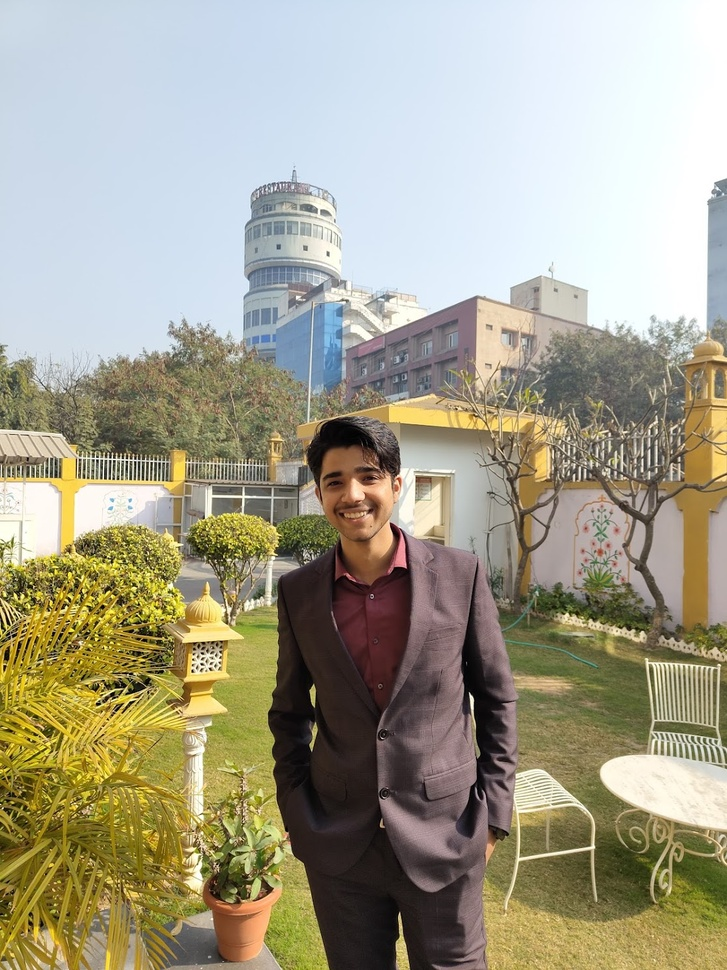
#> input picture opencv/pk.jpg, 727 x 970 px, shrunk from 1116 x 1488 before the run, found by its file name
$ python opencv_basics.py
#> lines starting #> are read from the running program, lines starting #| are printed output that depends on the picture
import cv2

# 1. Check OpenCV version
print(cv2.__version__)

# 2. Read the image it means we are importing the image along with the path
image = cv2.imread("opencv/pk.jpg")
#> image is the input picture: shape (970, 727, 3); mean B, G, R 139.7, 160, 164.1

# 3. Check what type of data the image is
print(type(image))
#| <class 'numpy.ndarray'>

# 4. Check image dimensions
print(image.shape)
#| (970, 727, 3)

# 5. Convert color image to grayscale
gray = cv2.cvtColor(image, cv2.COLOR_BGR2GRAY)
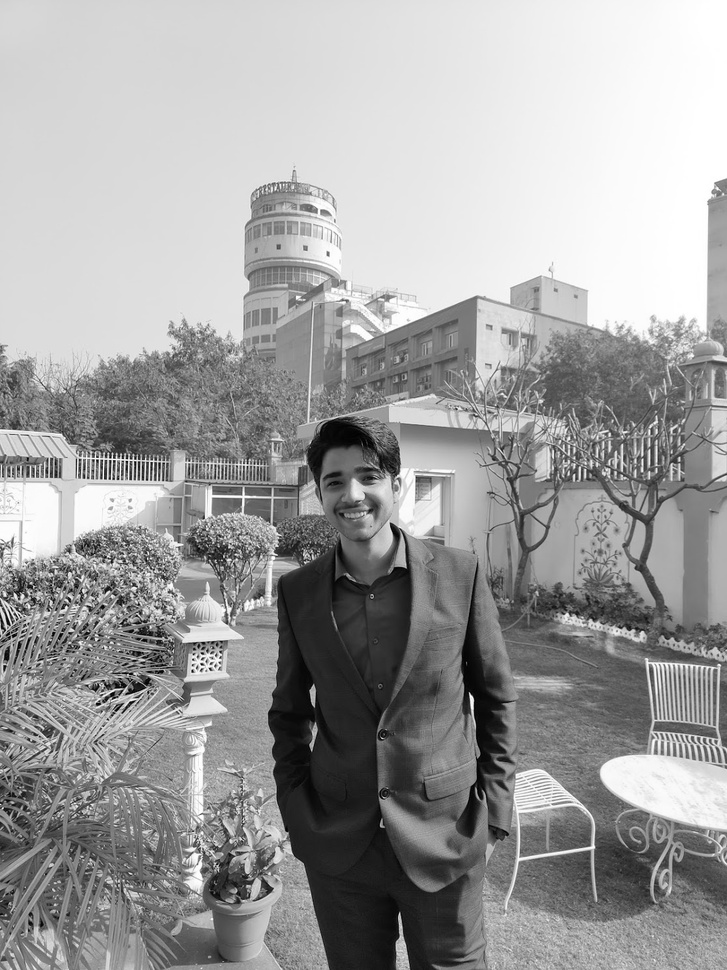
#> gray: shape (970, 727); min 0, max 255, mean 158.9

# 6. Check grayscale dimensions
print(gray.shape)
#| (970, 727)

# 7. Display original and grayscale images
cv2.imshow("Original Image", image)
cv2.imshow("Grayscale Image", gray)

# 8. Wait for a key
cv2.waitKey(0)

# 9. Close all OpenCV windows
cv2.destroyAllWindows()
